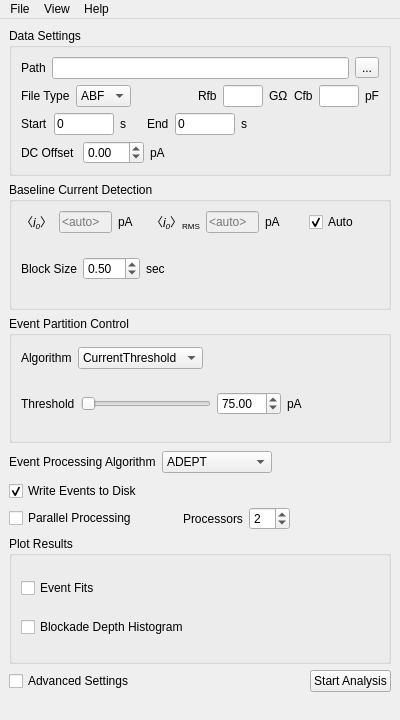
<?xml version="1.0" encoding="UTF-8"?>
<ui version="4.0">
 <author>Arvind Balijepalli</author>
 <class>SettingsWindow</class>
 <widget class="QMainWindow" name="SettingsWindow">
  <property name="enabled">
   <bool>true</bool>
  </property>
  <property name="geometry">
   <rect>
    <x>0</x>
    <y>0</y>
    <width>400</width>
    <height>720</height>
   </rect>
  </property>
  <property name="sizePolicy">
   <sizepolicy hsizetype="Preferred" vsizetype="Preferred">
    <horstretch>0</horstretch>
    <verstretch>0</verstretch>
   </sizepolicy>
  </property>
  <property name="minimumSize">
   <size>
    <width>400</width>
    <height>720</height>
   </size>
  </property>
  <property name="maximumSize">
   <size>
    <width>430</width>
    <height>725</height>
   </size>
  </property>
  <property name="windowTitle">
   <string>MOSAIC</string>
  </property>
  <property name="unifiedTitleAndToolBarOnMac">
   <bool>false</bool>
  </property>
  <widget class="QWidget" name="centralwidget">
   <layout class="QVBoxLayout" name="verticalLayout_5">
    <item>
     <widget class="QGroupBox" name="dataSettingsGroupBox">
      <property name="title">
       <string>Data Settings</string>
      </property>
      <layout class="QVBoxLayout" name="verticalLayout_4">
       <item>
        <layout class="QHBoxLayout" name="horizontalLayout">
         <item>
          <widget class="QLabel" name="label">
           <property name="text">
            <string>Path</string>
           </property>
          </widget>
         </item>
         <item>
          <widget class="QLineEdit" name="datPathLineEdit">
           <property name="focusPolicy">
            <enum>Qt::ClickFocus</enum>
           </property>
           <property name="readOnly">
            <bool>true</bool>
           </property>
          </widget>
         </item>
         <item>
          <widget class="QToolButton" name="datPathToolButton">
           <property name="text">
            <string>...</string>
           </property>
          </widget>
         </item>
        </layout>
       </item>
       <item>
        <layout class="QHBoxLayout" name="horizontalLayout_15">
         <item>
          <layout class="QHBoxLayout" name="horizontalLayout_4">
           <item>
            <widget class="QLabel" name="label_2">
             <property name="text">
              <string>File Type</string>
             </property>
            </widget>
           </item>
           <item>
            <widget class="QComboBox" name="datTypeComboBox">
             <item>
              <property name="text">
               <string>ABF</string>
              </property>
             </item>
             <item>
              <property name="text">
               <string>BIN</string>
              </property>
             </item>
             <item>
              <property name="text">
               <string>QDF</string>
              </property>
             </item>
            </widget>
           </item>
          </layout>
         </item>
         <item>
          <spacer name="horizontalSpacer_12">
           <property name="orientation">
            <enum>Qt::Horizontal</enum>
           </property>
           <property name="sizeHint" stdset="0">
            <size>
             <width>18</width>
             <height>20</height>
            </size>
           </property>
          </spacer>
         </item>
         <item>
          <layout class="QHBoxLayout" name="qdfRfbHorizontalLayout">
           <item>
            <widget class="QLabel" name="RfbLabel">
             <property name="text">
              <string>Rfb</string>
             </property>
            </widget>
           </item>
           <item>
            <widget class="QLineEdit" name="qdfRfbLineEdit">
             <property name="enabled">
              <bool>true</bool>
             </property>
             <property name="minimumSize">
              <size>
               <width>40</width>
               <height>0</height>
              </size>
             </property>
             <property name="maximumSize">
              <size>
               <width>40</width>
               <height>16777215</height>
              </size>
             </property>
             <property name="placeholderText">
              <string/>
             </property>
            </widget>
           </item>
           <item>
            <widget class="QLabel" name="RfbUnitsLabel">
             <property name="text">
              <string>GΩ</string>
             </property>
            </widget>
           </item>
          </layout>
         </item>
         <item>
          <layout class="QHBoxLayout" name="qdfCfbHorizontalLayout">
           <item>
            <widget class="QLabel" name="CfbLabel">
             <property name="text">
              <string>Cfb</string>
             </property>
            </widget>
           </item>
           <item>
            <widget class="QLineEdit" name="qdfCfbLineEdit">
             <property name="enabled">
              <bool>true</bool>
             </property>
             <property name="minimumSize">
              <size>
               <width>40</width>
               <height>0</height>
              </size>
             </property>
             <property name="maximumSize">
              <size>
               <width>40</width>
               <height>16777215</height>
              </size>
             </property>
             <property name="placeholderText">
              <string/>
             </property>
            </widget>
           </item>
           <item>
            <widget class="QLabel" name="CfbUnitsLabel">
             <property name="text">
              <string>pF</string>
             </property>
            </widget>
           </item>
          </layout>
         </item>
        </layout>
       </item>
       <item>
        <layout class="QHBoxLayout" name="horizontalLayout_17">
         <item>
          <widget class="QLabel" name="label_20">
           <property name="text">
            <string>Start</string>
           </property>
          </widget>
         </item>
         <item>
          <widget class="QLineEdit" name="startIndexLineEdit">
           <property name="enabled">
            <bool>true</bool>
           </property>
           <property name="minimumSize">
            <size>
             <width>40</width>
             <height>0</height>
            </size>
           </property>
           <property name="maximumSize">
            <size>
             <width>60</width>
             <height>16777215</height>
            </size>
           </property>
           <property name="text">
            <string>0</string>
           </property>
           <property name="placeholderText">
            <string/>
           </property>
          </widget>
         </item>
         <item>
          <widget class="QLabel" name="label_22">
           <property name="text">
            <string>s</string>
           </property>
          </widget>
         </item>
         <item>
          <spacer name="horizontalSpacer_7">
           <property name="orientation">
            <enum>Qt::Horizontal</enum>
           </property>
           <property name="sizeType">
            <enum>QSizePolicy::Fixed</enum>
           </property>
           <property name="sizeHint" stdset="0">
            <size>
             <width>15</width>
             <height>20</height>
            </size>
           </property>
          </spacer>
         </item>
         <item>
          <widget class="QLabel" name="label_21">
           <property name="text">
            <string>End</string>
           </property>
          </widget>
         </item>
         <item>
          <widget class="QLineEdit" name="endIndexLineEdit">
           <property name="enabled">
            <bool>true</bool>
           </property>
           <property name="minimumSize">
            <size>
             <width>40</width>
             <height>0</height>
            </size>
           </property>
           <property name="maximumSize">
            <size>
             <width>60</width>
             <height>16777215</height>
            </size>
           </property>
           <property name="text">
            <string>0</string>
           </property>
           <property name="placeholderText">
            <string/>
           </property>
          </widget>
         </item>
         <item>
          <widget class="QLabel" name="label_23">
           <property name="text">
            <string>s</string>
           </property>
          </widget>
         </item>
         <item>
          <spacer name="horizontalSpacer_9">
           <property name="orientation">
            <enum>Qt::Horizontal</enum>
           </property>
           <property name="sizeHint" stdset="0">
            <size>
             <width>40</width>
             <height>20</height>
            </size>
           </property>
          </spacer>
         </item>
        </layout>
       </item>
       <item>
        <layout class="QHBoxLayout" name="horizontalLayout_9">
         <item>
          <widget class="QLabel" name="label_5">
           <property name="text">
            <string>DC Offset </string>
           </property>
          </widget>
         </item>
         <item>
          <layout class="QHBoxLayout" name="horizontalLayout_5">
           <item>
            <widget class="QDoubleSpinBox" name="dcOffsetDoubleSpinBox">
             <property name="keyboardTracking">
              <bool>false</bool>
             </property>
             <property name="minimum">
              <double>-99.989999999999995</double>
             </property>
            </widget>
           </item>
           <item>
            <widget class="QLabel" name="label_8">
             <property name="text">
              <string>pA</string>
             </property>
            </widget>
           </item>
          </layout>
         </item>
         <item>
          <spacer name="horizontalSpacer_11">
           <property name="orientation">
            <enum>Qt::Horizontal</enum>
           </property>
           <property name="sizeHint" stdset="0">
            <size>
             <width>48</width>
             <height>20</height>
            </size>
           </property>
          </spacer>
         </item>
        </layout>
       </item>
      </layout>
     </widget>
    </item>
    <item>
     <widget class="QGroupBox" name="baselineGroupBox">
      <property name="title">
       <string>Baseline Current Detection</string>
      </property>
      <layout class="QHBoxLayout" name="horizontalLayout_7">
       <item>
        <layout class="QVBoxLayout" name="verticalLayout">
         <item>
          <layout class="QHBoxLayout" name="horizontalLayout_14">
           <item>
            <widget class="QLabel" name="label_9">
             <property name="text">
              <string>&lt;html&gt;&lt;head/&gt;&lt;body&gt;&lt;p&gt;〈&lt;span style=&quot; font-style:italic;&quot;&gt;i&lt;/span&gt;&lt;span style=&quot; font-style:italic; vertical-align:sub;&quot;&gt;0&lt;/span&gt;〉&lt;/p&gt;&lt;/body&gt;&lt;/html&gt;</string>
             </property>
             <property name="textFormat">
              <enum>Qt::RichText</enum>
             </property>
            </widget>
           </item>
           <item>
            <widget class="QLineEdit" name="baselineMeanLineEdit">
             <property name="enabled">
              <bool>false</bool>
             </property>
             <property name="maximumSize">
              <size>
               <width>60</width>
               <height>16777215</height>
              </size>
             </property>
             <property name="placeholderText">
              <string>&lt;auto&gt;</string>
             </property>
            </widget>
           </item>
           <item>
            <widget class="QLabel" name="label_6">
             <property name="text">
              <string>pA</string>
             </property>
            </widget>
           </item>
           <item>
            <spacer name="horizontalSpacer_14">
             <property name="orientation">
              <enum>Qt::Horizontal</enum>
             </property>
             <property name="sizeHint" stdset="0">
              <size>
               <width>20</width>
               <height>10</height>
              </size>
             </property>
            </spacer>
           </item>
           <item>
            <widget class="QLabel" name="label_10">
             <property name="text">
              <string>&lt;html&gt;&lt;head/&gt;&lt;body&gt;&lt;p&gt;〈&lt;span style=&quot; font-style:italic;&quot;&gt;i&lt;/span&gt;&lt;span style=&quot; font-style:italic; vertical-align:sub;&quot;&gt;0&lt;/span&gt;〉&lt;span style=&quot; vertical-align:sub;&quot;&gt;RMS&lt;/span&gt;&lt;/p&gt;&lt;/body&gt;&lt;/html&gt;</string>
             </property>
             <property name="textFormat">
              <enum>Qt::RichText</enum>
             </property>
            </widget>
           </item>
           <item>
            <widget class="QLineEdit" name="baselineSDLineEdit">
             <property name="enabled">
              <bool>false</bool>
             </property>
             <property name="maximumSize">
              <size>
               <width>60</width>
               <height>16777215</height>
              </size>
             </property>
             <property name="placeholderText">
              <string>&lt;auto&gt;</string>
             </property>
            </widget>
           </item>
           <item>
            <widget class="QLabel" name="label_12">
             <property name="text">
              <string>pA</string>
             </property>
            </widget>
           </item>
           <item>
            <spacer name="horizontalSpacer_13">
             <property name="orientation">
              <enum>Qt::Horizontal</enum>
             </property>
             <property name="sizeHint" stdset="0">
              <size>
               <width>30</width>
               <height>20</height>
              </size>
             </property>
            </spacer>
           </item>
           <item>
            <widget class="QCheckBox" name="baselineAutoCheckBox">
             <property name="text">
              <string>Auto</string>
             </property>
             <property name="checked">
              <bool>true</bool>
             </property>
            </widget>
           </item>
          </layout>
         </item>
         <item>
          <layout class="QHBoxLayout" name="horizontalLayout_3">
           <item>
            <widget class="QLabel" name="label_13">
             <property name="text">
              <string>Block Size</string>
             </property>
            </widget>
           </item>
           <item>
            <layout class="QHBoxLayout" name="horizontalLayout_2">
             <item>
              <widget class="QDoubleSpinBox" name="baselineBlockSizeDoubleSpinBox">
               <property name="buttonSymbols">
                <enum>QAbstractSpinBox::UpDownArrows</enum>
               </property>
               <property name="keyboardTracking">
                <bool>false</bool>
               </property>
               <property name="decimals">
                <number>2</number>
               </property>
               <property name="minimum">
                <double>0.100000000000000</double>
               </property>
               <property name="maximum">
                <double>10.000000000000000</double>
               </property>
               <property name="singleStep">
                <double>0.250000000000000</double>
               </property>
               <property name="value">
                <double>0.500000000000000</double>
               </property>
              </widget>
             </item>
             <item>
              <widget class="QLabel" name="label_17">
               <property name="text">
                <string>sec</string>
               </property>
              </widget>
             </item>
            </layout>
           </item>
           <item>
            <spacer name="horizontalSpacer_10">
             <property name="orientation">
              <enum>Qt::Horizontal</enum>
             </property>
             <property name="sizeHint" stdset="0">
              <size>
               <width>58</width>
               <height>23</height>
              </size>
             </property>
            </spacer>
           </item>
          </layout>
         </item>
        </layout>
       </item>
       <item>
        <spacer name="horizontalSpacer_4">
         <property name="orientation">
          <enum>Qt::Horizontal</enum>
         </property>
         <property name="sizeHint" stdset="0">
          <size>
           <width>49</width>
           <height>65</height>
          </size>
         </property>
        </spacer>
       </item>
      </layout>
      <zorder>horizontalSpacer_4</zorder>
      <zorder></zorder>
     </widget>
    </item>
    <item>
     <widget class="QGroupBox" name="eventPartitionGroupBox">
      <property name="title">
       <string>Event Partition Control</string>
      </property>
      <layout class="QVBoxLayout" name="verticalLayout_2">
       <item>
        <layout class="QHBoxLayout" name="horizontalLayout_11">
         <item>
          <widget class="QLabel" name="label_7">
           <property name="sizePolicy">
            <sizepolicy hsizetype="Preferred" vsizetype="Fixed">
             <horstretch>0</horstretch>
             <verstretch>0</verstretch>
            </sizepolicy>
           </property>
           <property name="minimumSize">
            <size>
             <width>0</width>
             <height>26</height>
            </size>
           </property>
           <property name="text">
            <string>Algorithm</string>
           </property>
          </widget>
         </item>
         <item>
          <widget class="QComboBox" name="partitionAlgorithmComboBox">
           <item>
            <property name="text">
             <string>CurrentThreshold</string>
            </property>
           </item>
          </widget>
         </item>
         <item>
          <spacer name="horizontalSpacer_3">
           <property name="orientation">
            <enum>Qt::Horizontal</enum>
           </property>
           <property name="sizeHint" stdset="0">
            <size>
             <width>40</width>
             <height>20</height>
            </size>
           </property>
          </spacer>
         </item>
        </layout>
       </item>
       <item>
        <layout class="QHBoxLayout" name="horizontalLayout_13">
         <item>
          <widget class="QLabel" name="label_14">
           <property name="toolTip">
            <string>Ionic current threshold that controls detection of an event.</string>
           </property>
           <property name="text">
            <string>Threshold</string>
           </property>
          </widget>
         </item>
         <item>
          <widget class="QSlider" name="partitionThresholdHorizontalSlider">
           <property name="sizePolicy">
            <sizepolicy hsizetype="Minimum" vsizetype="Fixed">
             <horstretch>0</horstretch>
             <verstretch>0</verstretch>
            </sizepolicy>
           </property>
           <property name="minimumSize">
            <size>
             <width>130</width>
             <height>0</height>
            </size>
           </property>
           <property name="minimum">
            <number>0</number>
           </property>
           <property name="maximum">
            <number>100</number>
           </property>
           <property name="singleStep">
            <number>1</number>
           </property>
           <property name="value">
            <number>0</number>
           </property>
           <property name="orientation">
            <enum>Qt::Horizontal</enum>
           </property>
           <property name="invertedAppearance">
            <bool>false</bool>
           </property>
           <property name="invertedControls">
            <bool>false</bool>
           </property>
           <property name="tickPosition">
            <enum>QSlider::NoTicks</enum>
           </property>
           <property name="tickInterval">
            <number>1</number>
           </property>
          </widget>
         </item>
         <item>
          <widget class="QDoubleSpinBox" name="ThresholdDoubleSpinBox">
           <property name="minimumSize">
            <size>
             <width>60</width>
             <height>0</height>
            </size>
           </property>
           <property name="maximumSize">
            <size>
             <width>80</width>
             <height>16777215</height>
            </size>
           </property>
           <property name="frame">
            <bool>true</bool>
           </property>
           <property name="correctionMode">
            <enum>QAbstractSpinBox::CorrectToNearestValue</enum>
           </property>
           <property name="keyboardTracking">
            <bool>true</bool>
           </property>
           <property name="minimum">
            <double>0.000000000000000</double>
           </property>
           <property name="maximum">
            <double>999.000000000000000</double>
           </property>
           <property name="singleStep">
            <double>0.100000000000000</double>
           </property>
           <property name="value">
            <double>75.000000000000000</double>
           </property>
          </widget>
         </item>
         <item>
          <widget class="QLabel" name="label_4">
           <property name="text">
            <string>pA</string>
           </property>
          </widget>
         </item>
         <item>
          <spacer name="horizontalSpacer_8">
           <property name="orientation">
            <enum>Qt::Horizontal</enum>
           </property>
           <property name="sizeHint" stdset="0">
            <size>
             <width>40</width>
             <height>20</height>
            </size>
           </property>
          </spacer>
         </item>
        </layout>
       </item>
      </layout>
     </widget>
    </item>
    <item>
     <layout class="QHBoxLayout" name="horizontalLayout_16">
      <item>
       <widget class="QLabel" name="label_11">
        <property name="sizePolicy">
         <sizepolicy hsizetype="Preferred" vsizetype="Fixed">
          <horstretch>0</horstretch>
          <verstretch>0</verstretch>
         </sizepolicy>
        </property>
        <property name="minimumSize">
         <size>
          <width>0</width>
          <height>26</height>
         </size>
        </property>
        <property name="text">
         <string>Event Processing Algorithm</string>
        </property>
       </widget>
      </item>
      <item>
       <widget class="QComboBox" name="processingAlgorithmComboBox">
        <item>
         <property name="text">
          <string>ADEPT</string>
         </property>
        </item>
        <item>
         <property name="text">
          <string>ADEPT 2-state</string>
         </property>
        </item>
        <item>
         <property name="text">
          <string>CUSUM+</string>
         </property>
        </item>
       </widget>
      </item>
      <item>
       <spacer name="horizontalSpacer_6">
        <property name="orientation">
         <enum>Qt::Horizontal</enum>
        </property>
        <property name="sizeHint" stdset="0">
         <size>
          <width>40</width>
          <height>20</height>
         </size>
        </property>
       </spacer>
      </item>
     </layout>
    </item>
    <item>
     <layout class="QVBoxLayout" name="verticalLayout_11">
      <item>
       <widget class="QCheckBox" name="writeEventsCheckBox">
        <property name="toolTip">
         <string>Write event time-series to disk</string>
        </property>
        <property name="text">
         <string>Write Events to Disk</string>
        </property>
        <property name="checked">
         <bool>true</bool>
        </property>
       </widget>
      </item>
      <item>
       <layout class="QHBoxLayout" name="horizontalLayout_6">
        <item>
         <widget class="QCheckBox" name="parallelCheckBox">
          <property name="toolTip">
           <string>Use multiple processors</string>
          </property>
          <property name="text">
           <string>Parallel Processing</string>
          </property>
         </widget>
        </item>
        <item>
         <spacer name="horizontalSpacer_2">
          <property name="orientation">
           <enum>Qt::Horizontal</enum>
          </property>
          <property name="sizeType">
           <enum>QSizePolicy::Fixed</enum>
          </property>
          <property name="sizeHint" stdset="0">
           <size>
            <width>40</width>
            <height>20</height>
           </size>
          </property>
         </spacer>
        </item>
        <item>
         <layout class="QHBoxLayout" name="horizontalLayout_8">
          <item>
           <widget class="QLabel" name="parallelCoresLabel">
            <property name="text">
             <string>Processors</string>
            </property>
           </widget>
          </item>
          <item>
           <widget class="QSpinBox" name="parallelCoresSpinBox">
            <property name="enabled">
             <bool>true</bool>
            </property>
            <property name="keyboardTracking">
             <bool>false</bool>
            </property>
            <property name="minimum">
             <number>1</number>
            </property>
            <property name="value">
             <number>2</number>
            </property>
           </widget>
          </item>
         </layout>
        </item>
        <item>
         <spacer name="horizontalSpacer_5">
          <property name="orientation">
           <enum>Qt::Horizontal</enum>
          </property>
          <property name="sizeHint" stdset="0">
           <size>
            <width>40</width>
            <height>20</height>
           </size>
          </property>
         </spacer>
        </item>
       </layout>
      </item>
     </layout>
    </item>
    <item>
     <widget class="QGroupBox" name="groupBox_2">
      <property name="title">
       <string>Plot Results</string>
      </property>
      <layout class="QVBoxLayout" name="verticalLayout_3">
       <item>
        <widget class="QCheckBox" name="plotEventFitsCheckBox">
         <property name="enabled">
          <bool>true</bool>
         </property>
         <property name="text">
          <string>Event Fits</string>
         </property>
        </widget>
       </item>
       <item>
        <widget class="QCheckBox" name="plotBlockDepthHistCheckBox">
         <property name="enabled">
          <bool>true</bool>
         </property>
         <property name="text">
          <string>Blockade Depth Histogram</string>
         </property>
        </widget>
       </item>
      </layout>
     </widget>
    </item>
    <item>
     <layout class="QHBoxLayout" name="horizontalLayout_10">
      <item>
       <widget class="QCheckBox" name="advancedModeCheckBox">
        <property name="text">
         <string>Advanced Settings</string>
        </property>
       </widget>
      </item>
      <item>
       <spacer name="horizontalSpacer">
        <property name="orientation">
         <enum>Qt::Horizontal</enum>
        </property>
        <property name="sizeHint" stdset="0">
         <size>
          <width>40</width>
          <height>20</height>
         </size>
        </property>
       </spacer>
      </item>
      <item>
       <widget class="QPushButton" name="startAnalysisPushButton">
        <property name="text">
         <string>Start Analysis</string>
        </property>
       </widget>
      </item>
     </layout>
    </item>
   </layout>
   <zorder>dataSettingsGroupBox</zorder>
   <zorder>groupBox_2</zorder>
   <zorder>eventPartitionGroupBox</zorder>
   <zorder>baselineGroupBox</zorder>
   <zorder></zorder>
   <zorder></zorder>
  </widget>
  <widget class="QMenuBar" name="menubar">
   <property name="geometry">
    <rect>
     <x>0</x>
     <y>0</y>
     <width>400</width>
     <height>22</height>
    </rect>
   </property>
   <widget class="QMenu" name="menuFile">
    <property name="title">
     <string>File</string>
    </property>
    <addaction name="actionLoad_Data"/>
    <addaction name="actionOpen_Analysis"/>
    <addaction name="actionSave_Settings"/>
    <addaction name="actionSave_Histogram"/>
    <addaction name="actionExport_Database_to_CSV"/>
    <addaction name="actionStart_Analysis"/>
   </widget>
   <widget class="QMenu" name="menuHelp">
    <property name="title">
     <string>Help</string>
    </property>
    <addaction name="actionAbout_MOSAIC"/>
    <addaction name="actionMOSAIC_Help"/>
   </widget>
   <widget class="QMenu" name="menuView">
    <property name="title">
     <string>View</string>
    </property>
    <widget class="QMenu" name="menuPlots">
     <property name="title">
      <string>Plots</string>
     </property>
     <addaction name="actionTrajectory_Viewer"/>
     <addaction name="actionEvent_Fits"/>
     <addaction name="actionBlockade_Depth_Histogram"/>
    </widget>
    <addaction name="actionAdvanced_Settings_Mode"/>
    <addaction name="actionStatistics"/>
    <addaction name="actionAnalysis_Log"/>
    <addaction name="menuPlots"/>
   </widget>
   <addaction name="menuFile"/>
   <addaction name="menuView"/>
   <addaction name="menuHelp"/>
  </widget>
  <widget class="QStatusBar" name="statusbar">
   <property name="sizeGripEnabled">
    <bool>false</bool>
   </property>
  </widget>
  <action name="actionNew">
   <property name="text">
    <string>New</string>
   </property>
  </action>
  <action name="actionStart_Analysis">
   <property name="text">
    <string>Start Analysis</string>
   </property>
   <property name="shortcut">
    <string>Ctrl+Alt+S</string>
   </property>
  </action>
  <action name="actionMOSAIC_Help">
   <property name="text">
    <string>MOSAIC Help</string>
   </property>
  </action>
  <action name="actionEvent_Fits">
   <property name="text">
    <string>Event Fits</string>
   </property>
  </action>
  <action name="actionBlockade_Depth_Histogram">
   <property name="text">
    <string>Blockade Depth Histogram</string>
   </property>
  </action>
  <action name="actionAnalysis_Log">
   <property name="text">
    <string>Analysis Log</string>
   </property>
   <property name="shortcut">
    <string>Ctrl+Shift+L</string>
   </property>
  </action>
  <action name="actionSettings_Window">
   <property name="text">
    <string>Settings Window</string>
   </property>
  </action>
  <action name="actionTrajectory_Viewer">
   <property name="text">
    <string>Trajectory Viewer</string>
   </property>
  </action>
  <action name="actionAdvanced_Settings_Mode">
   <property name="text">
    <string>Advanced Settings</string>
   </property>
  </action>
  <action name="actionStatistics">
   <property name="text">
    <string>Statistics Window</string>
   </property>
  </action>
  <action name="actionOpen_Analysis">
   <property name="text">
    <string>Open Previous Analysis</string>
   </property>
   <property name="toolTip">
    <string>Open a previously run analysis for display</string>
   </property>
   <property name="shortcut">
    <string>Ctrl+Shift+O</string>
   </property>
  </action>
  <action name="actionLoad_Data">
   <property name="text">
    <string>Load Data</string>
   </property>
   <property name="toolTip">
    <string>Load a data set for analysis</string>
   </property>
   <property name="shortcut">
    <string>Ctrl+O</string>
   </property>
  </action>
  <action name="actionSave_Settings">
   <property name="text">
    <string>Save Settings</string>
   </property>
   <property name="toolTip">
    <string>Save the analysis settings to disk</string>
   </property>
   <property name="shortcut">
    <string>Ctrl+Shift+S</string>
   </property>
  </action>
  <action name="actionAbout_MOSAIC">
   <property name="text">
    <string>About MOSAIC</string>
   </property>
  </action>
  <action name="actionSave_Histogram">
   <property name="text">
    <string>Save Histogram</string>
   </property>
   <property name="toolTip">
    <string>Save the current blockade depth histogram</string>
   </property>
   <property name="shortcut">
    <string>Ctrl+Shift+H</string>
   </property>
  </action>
  <action name="actionExport_Database_to_CSV">
   <property name="text">
    <string>Export Database to CSV</string>
   </property>
   <property name="shortcut">
    <string>Ctrl+Shift+E</string>
   </property>
  </action>
 </widget>
 <resources/>
 <connections>
  <connection>
   <sender>baselineAutoCheckBox</sender>
   <signal>clicked(bool)</signal>
   <receiver>baselineMeanLineEdit</receiver>
   <slot>setDisabled(bool)</slot>
   <hints>
    <hint type="sourcelabel">
     <x>82</x>
     <y>259</y>
    </hint>
    <hint type="destinationlabel">
     <x>161</x>
     <y>298</y>
    </hint>
   </hints>
  </connection>
  <connection>
   <sender>baselineAutoCheckBox</sender>
   <signal>clicked(bool)</signal>
   <receiver>baselineSDLineEdit</receiver>
   <slot>setDisabled(bool)</slot>
   <hints>
    <hint type="sourcelabel">
     <x>82</x>
     <y>259</y>
    </hint>
    <hint type="destinationlabel">
     <x>303</x>
     <y>298</y>
    </hint>
   </hints>
  </connection>
 </connections>
</ui>
